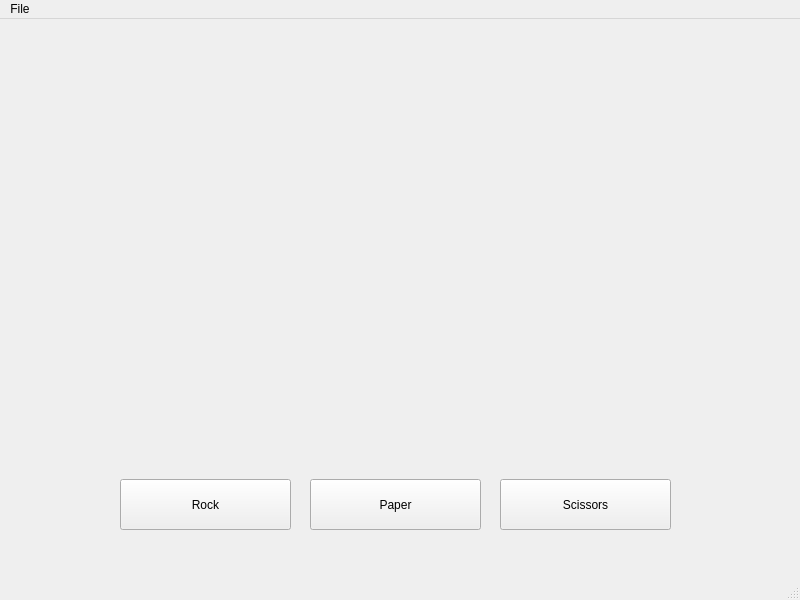
<?xml version="1.0" encoding="UTF-8"?>
<ui version="4.0">
 <class>MainWindow</class>
 <widget class="QMainWindow" name="MainWindow">
  <property name="geometry">
   <rect>
    <x>0</x>
    <y>0</y>
    <width>800</width>
    <height>600</height>
   </rect>
  </property>
  <property name="windowTitle">
   <string>SPR</string>
  </property>
  <property name="windowIcon">
   <iconset>
    <normaloff>img/lgoo.png</normaloff>img/lgoo.png</iconset>
  </property>
  <property name="autoFillBackground">
   <bool>true</bool>
  </property>
  <widget class="QWidget" name="centralwidget">
   <widget class="QLabel" name="playerHand">
    <property name="geometry">
     <rect>
      <x>120</x>
      <y>180</y>
      <width>281</width>
      <height>281</height>
     </rect>
    </property>
    <property name="text">
     <string/>
    </property>
    <property name="pixmap">
     <pixmap>img/rock.png</pixmap>
    </property>
    <property name="scaledContents">
     <bool>true</bool>
    </property>
   </widget>
   <widget class="QPushButton" name="pushButton_1">
    <property name="geometry">
     <rect>
      <x>120</x>
      <y>460</y>
      <width>171</width>
      <height>51</height>
     </rect>
    </property>
    <property name="text">
     <string>Rock</string>
    </property>
   </widget>
   <widget class="QPushButton" name="pushButton_2">
    <property name="geometry">
     <rect>
      <x>310</x>
      <y>460</y>
      <width>171</width>
      <height>51</height>
     </rect>
    </property>
    <property name="text">
     <string>Paper</string>
    </property>
   </widget>
   <widget class="QPushButton" name="pushButton_3">
    <property name="geometry">
     <rect>
      <x>500</x>
      <y>460</y>
      <width>171</width>
      <height>51</height>
     </rect>
    </property>
    <property name="text">
     <string>Scissors</string>
    </property>
   </widget>
   <widget class="QLabel" name="cpuHand">
    <property name="geometry">
     <rect>
      <x>440</x>
      <y>40</y>
      <width>211</width>
      <height>191</height>
     </rect>
    </property>
    <property name="text">
     <string/>
    </property>
    <property name="pixmap">
     <pixmap>img/frock.png</pixmap>
    </property>
    <property name="scaledContents">
     <bool>true</bool>
    </property>
   </widget>
  </widget>
  <widget class="QMenuBar" name="menubar">
   <property name="geometry">
    <rect>
     <x>0</x>
     <y>0</y>
     <width>800</width>
     <height>21</height>
    </rect>
   </property>
   <widget class="QMenu" name="menuFile">
    <property name="title">
     <string>File</string>
    </property>
    <addaction name="actionNew"/>
   </widget>
   <addaction name="menuFile"/>
  </widget>
  <widget class="QStatusBar" name="statusbar"/>
  <action name="actionNew">
   <property name="text">
    <string>New</string>
   </property>
   <property name="shortcut">
    <string>Ctrl+N</string>
   </property>
  </action>
 </widget>
 <resources/>
 <connections/>
</ui>
